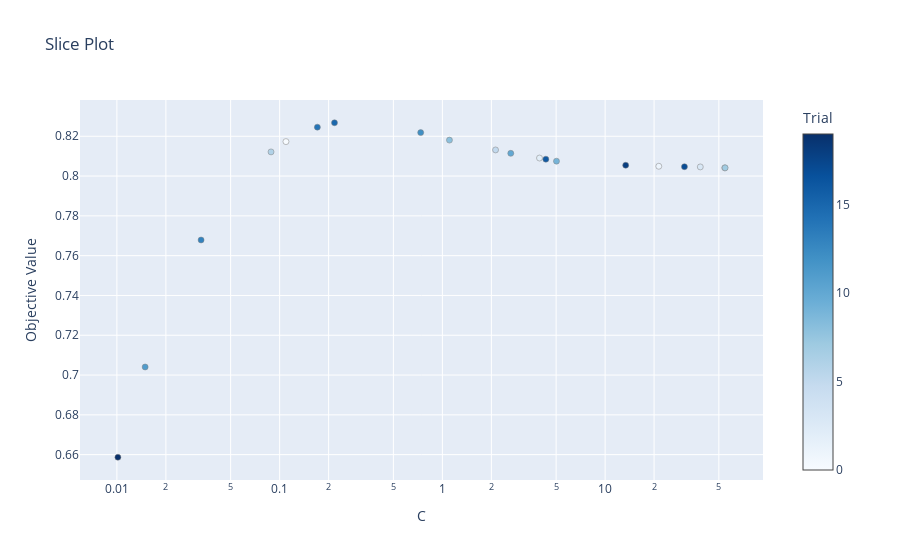

The code cell stored with this chart in its notebook:
### Code cell
vis.plot_slice(study)

### Figure 1 — Plotly figure (JSON) as saved in the notebook; plotly's stock layout.template omitted (floating-point values rounded to 4 significant figures)
{"data": [{"marker": {"color": [0, 1, 2, 3, 4, 5, 6, 7, 8, 9, 10, 11, 12, 13, 14, 15, 16, 17, 18, 19], "colorbar": {"title": {"text": "Trial"}, "x": 1, "xpad": 40}, "colorscale": [[0, "rgb(247,251,255)"], [0.125, "rgb(222,235,247)"], [0.25, "rgb(198,219,239)"], [0.375, "rgb(158,202,225)"], [0.5, "rgb(107,174,214)"], [0.625, "rgb(66,146,198)"], [0.75, "rgb(33,113,181)"], [0.875, "rgb(8,81,156)"], [1, "rgb(8,48,107)"]], "line": {"color": "Grey", "width": 0.5}}, "mode": "markers", "name": "Feasible Trial", "showlegend": false, "type": "scatter", "x": [0.1094, 21.38, 3.953, 38.45, 54.36, 2.122, 0.08854, 54.62, 1.105, 5.025, 2.632, 0.01491, 0.736, 0.03291, 0.1705, 0.2173, 4.324, 30.73, 13.38, 0.01014], "y": [0.8173, 0.8049, 0.8091, 0.8046, 0.8041, 0.8131, 0.8121, 0.8041, 0.8181, 0.8075, 0.8114, 0.704, 0.8218, 0.7679, 0.8246, 0.8268, 0.8085, 0.8047, 0.8055, 0.6587]}], "layout": {"title": {"text": "Slice Plot"}, "xaxis": {"title": {"text": "C"}, "type": "log"}, "yaxis": {"title": {"text": "Objective Value"}}}}
